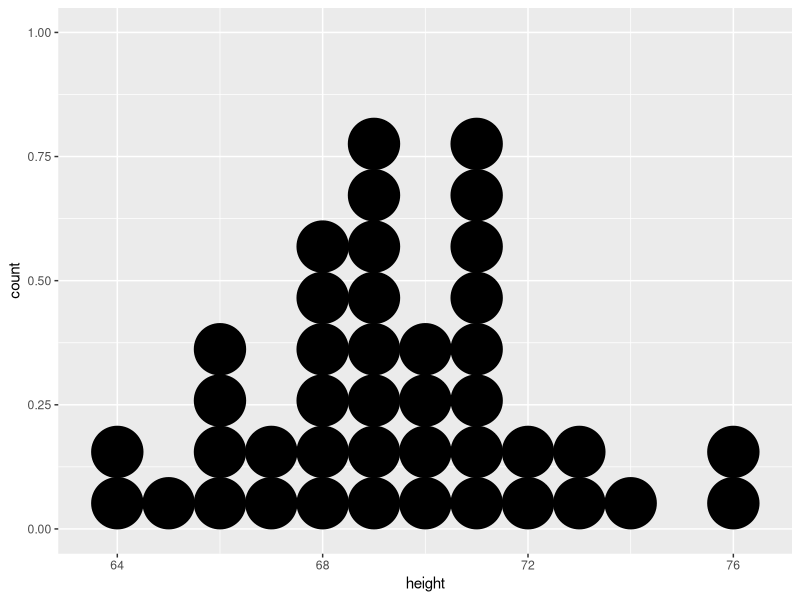
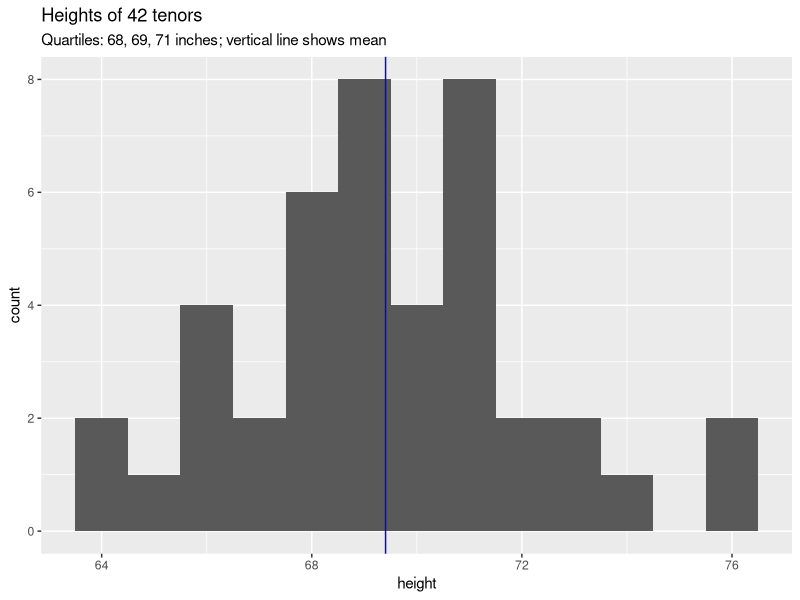
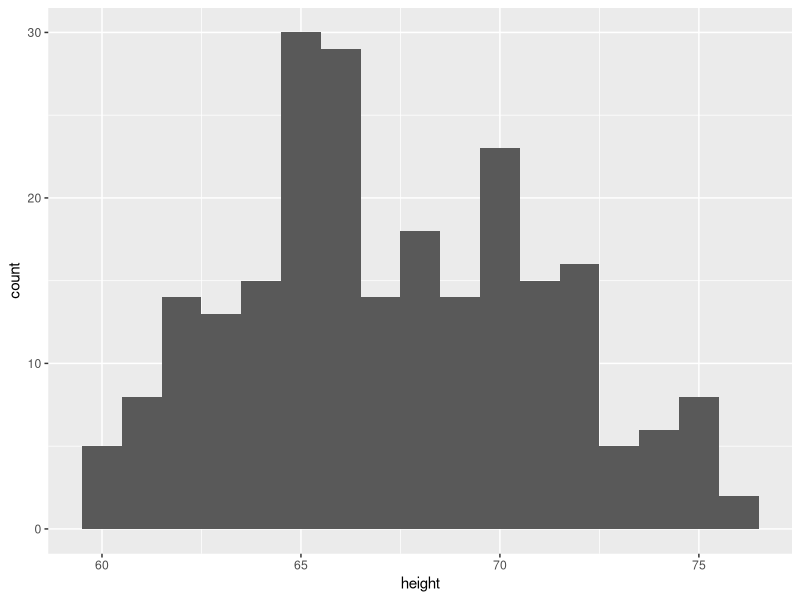
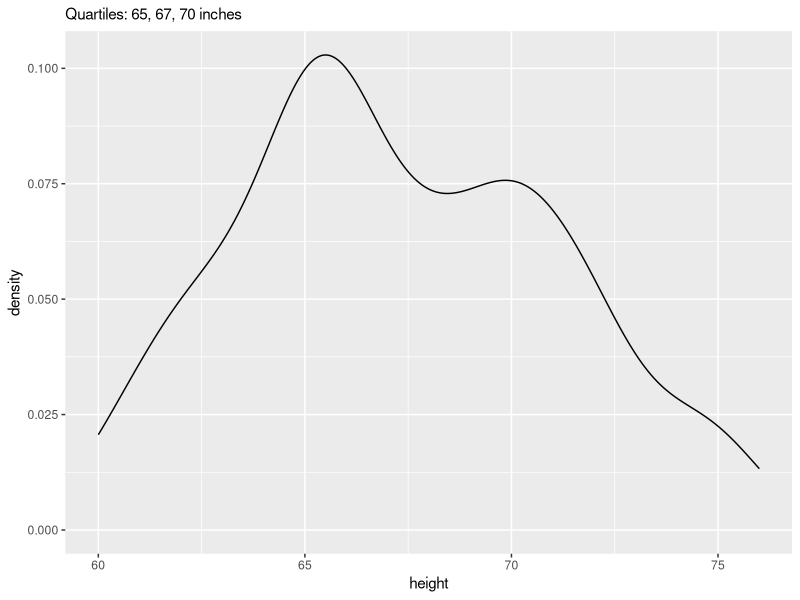
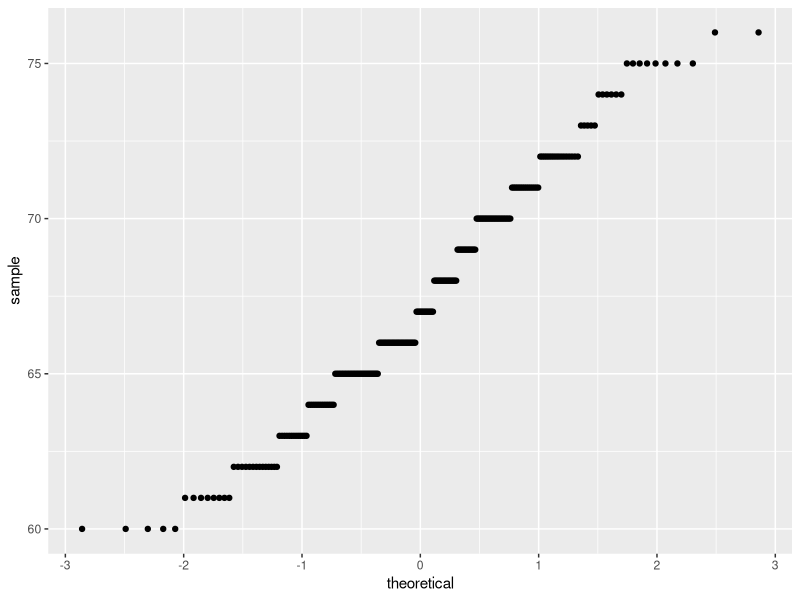
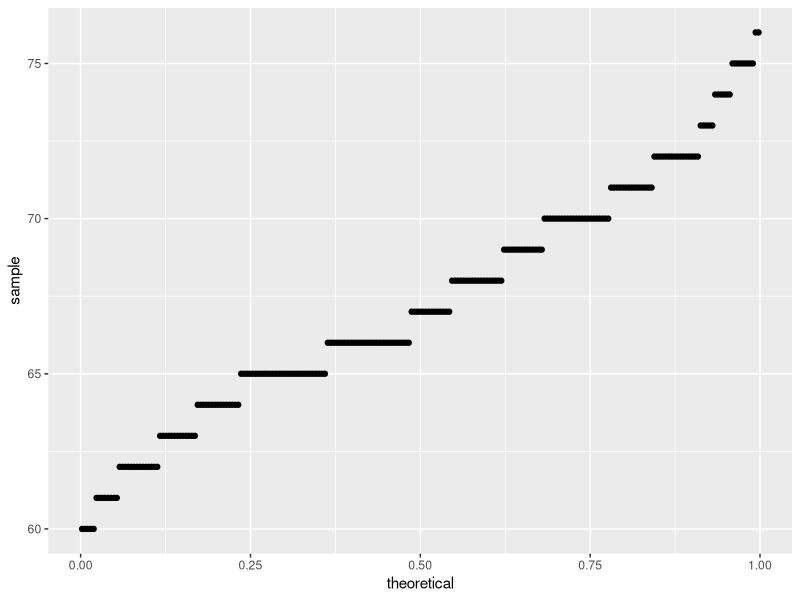
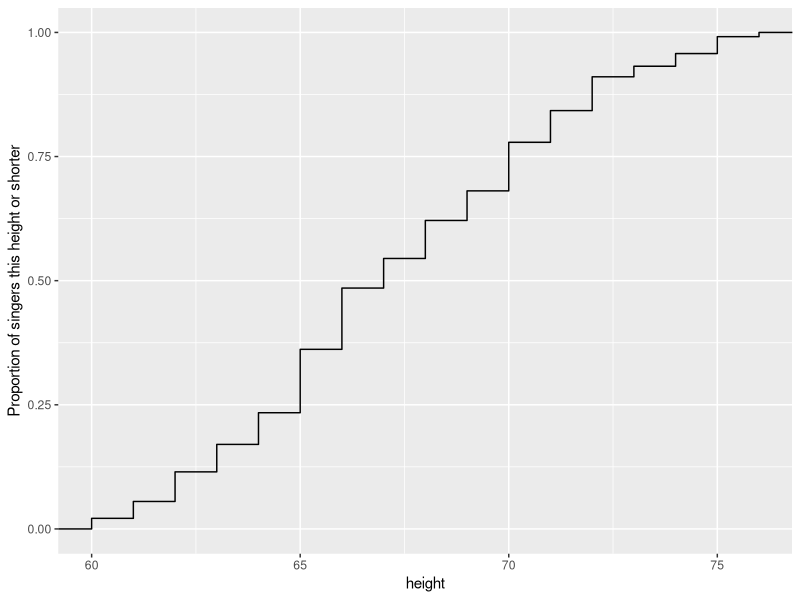

Generate these figures, in order, with R:
## ---- chunk 1
knitr::opts_chunk$set(echo = TRUE, tidy = TRUE)
## ---- chunk 2
library(lattice)
library(tidyverse)
## ---- chunk 3
tenors = subset(singer, voice.part %in% c("Tenor 1", "Tenor 2"))
summary(tenors)
nrow(tenors)
## ---- chunk 4
ggplot(tenors, aes(x = height)) + geom_dotplot(binwidth = 1)
## ---- chunk 5
ggplot(tenors, aes(x = height)) + geom_histogram(breaks = seq(63.5, 76.5, 1)) +
  ggtitle("Heights of 42 tenors") + labs(subtitle = "Quartiles: 68, 69, 71 inches; vertical line shows mean") +
  geom_vline(xintercept = mean(tenors$height), col = "blue")
## ---- chunk 6
summary(singer)
ggplot(singer, aes(x = height)) + geom_histogram(binwidth = 1)
## ---- chunk 7
ggplot(singer, aes(x = height)) + geom_density() +
  labs(subtitle = "Quartiles: 65, 67, 70 inches")
## ---- chunk 8
ggplot(singer, aes(sample = height)) + stat_qq()
## ---- chunk 9
ggplot(singer, aes(sample = height)) + stat_qq(distribution = qunif)
## ---- chunk 10
ggplot(singer, aes(x = height)) + stat_ecdf() +
  ylab("Proportion of singers this height or shorter")
